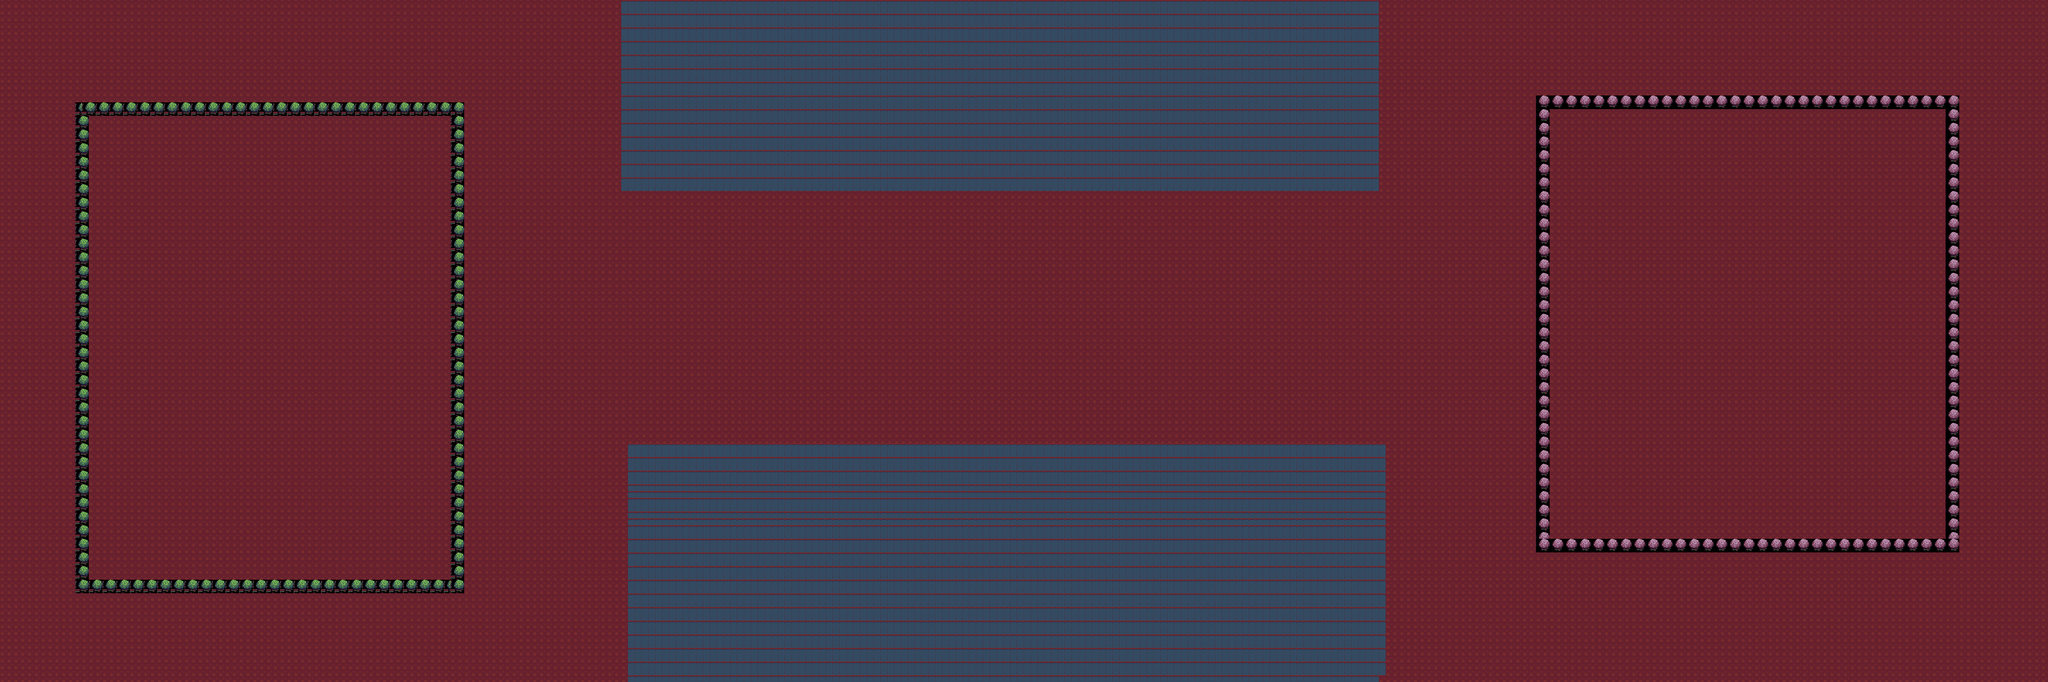

Below is a game level as drawn by its tile map, then a one-line description and the .tmx that defines it (tile-layer data replaced by summaries):
An orthogonal 300x100 tile map with 32x32 px tiles, 2 tile layers (background, collied).

<map version="1.0" tiledversion="2018.06.01" orientation="orthogonal" renderorder="right-down" width="300" height="100" tilewidth="32" tileheight="32" infinite="0" nextlayerid="4" nextobjectid="3">
 <tileset firstgid="1" source="buch-outdoor.tsx" />
 <layer id="1" name="background" width="300" height="100">
  <data>[30000 cells, 30000 non-empty, 11 distinct tile ids]</data>
 </layer>
 <layer id="3" name="collied" width="300" height="100">
  <data>[30000 cells, 0 non-empty, 0 distinct tile ids]</data>
 </layer>
</map>
